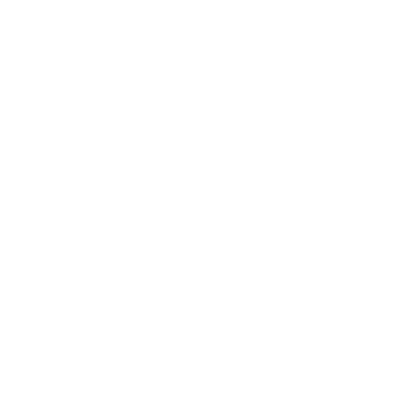
Frame 1 (no input)
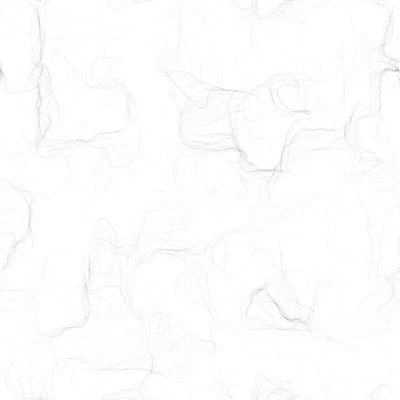
Frame 60 (no input)
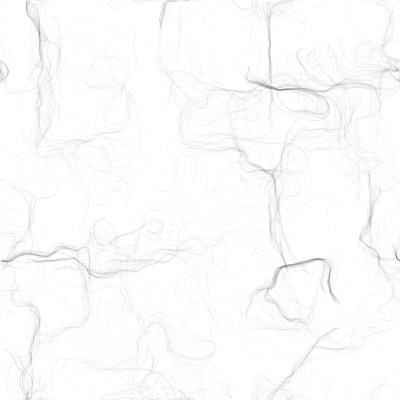
Frame 120 (the mouse pressed at the canvas centre since frame 60)

The p5.js sketch that drew these frames (run headless with seeded random() and noise() and a simulated clock; from frame 60 on, the mouse is pressed at the canvas centre):

// p5.js sketch
// ── sketch.js
var inc = 0.1;
var scl = 10;
var cols, rows;

var zoff = 0;

var fr;

var particles = [];

var flowfield;

function setup() {
  createCanvas(400, 400); // (200, 200) works too
  cols = floor(width / scl);
  rows = floor(height / scl);
  fr = createP('');

  flowfield = new Array(cols * rows);

  for (var i = 0; i < 500; i++) {
    particles[i] = new Particle();
  }
  background(255);
}

function draw() {
  var yoff = 0;
  for (var y = 0; y < rows; y++) {
    var xoff = 0;
    for (var x = 0; x < cols; x++) {
      var index = x + y * cols;
      var angle = noise(xoff, yoff, zoff) * TWO_PI * 4;
      var v = p5.Vector.fromAngle(angle);
      v.setMag(1);
      flowfield[index] = v;
      xoff += inc;
      stroke(0, 50);
      //push();
      //translate(x * scl, y * scl);
      //rotate(v.heading());
      //strokeWeight(1);
      //line(0, 0, scl, 0);
      //pop();
    }
    yoff += inc;

    zoff += 0.0003;
  }

  for (var i = 0; i < particles.length; i++) {
    particles[i].follow(flowfield);
    particles[i].update();
    particles[i].edges();
    particles[i].show();
  }

  fr.html(floor(frameRate()));
}

// ── particle.js
function Particle() {
  this.pos = createVector(random(width), random(height));
  this.vel = createVector(0, 0);
  this.acc = createVector(0, 0);
  this.maxspeed = 2;

  this.prevPos = this.pos.copy();

  this.update = function() {
    this.vel.add(this.acc);
    this.vel.limit(this.maxspeed);
    this.pos.add(this.vel);
    this.acc.mult(0);
  }

  this.follow = function(vectors) {
    var x = floor(this.pos.x / scl);
    var y = floor(this.pos.y / scl);
    var index = x + y * cols;
    var force = vectors[index];
    this.applyForce(force);
  }

  this.applyForce = function(force) {
    this.acc.add(force);
  }

  this.show = function() {
    stroke(0, 5);
    strokeWeight(1);
    line(this.pos.x, this.pos.y, this.prevPos.x, this.prevPos.y);
    this.updatePrev();
  }

  this.updatePrev = function() {
    this.prevPos.x = this.pos.x;
    this.prevPos.y = this.pos.y;
  }

  this.edges = function() {
    if (this.pos.x > width) {
      this.pos.x = 0;
      this.updatePrev();
    }
    if (this.pos.x < 0) {
      this.pos.x = width;
      this.updatePrev();
    }
    if (this.pos.y > height) {
      this.pos.y = 0;
      this.updatePrev();
    }
    if (this.pos.y < 0) {
      this.pos.y = height;
      this.updatePrev();
    }

  }

}
// ── style.css
html, body {
  margin: 0;
  padding: 0;
  background: black;
  text-align: center;
  color: white;
}

canvas {
  left: 50% !important;
  top: 50% !important;
  transform: translate(-50%, -50%);
  position: absolute;
  display: block;
}
